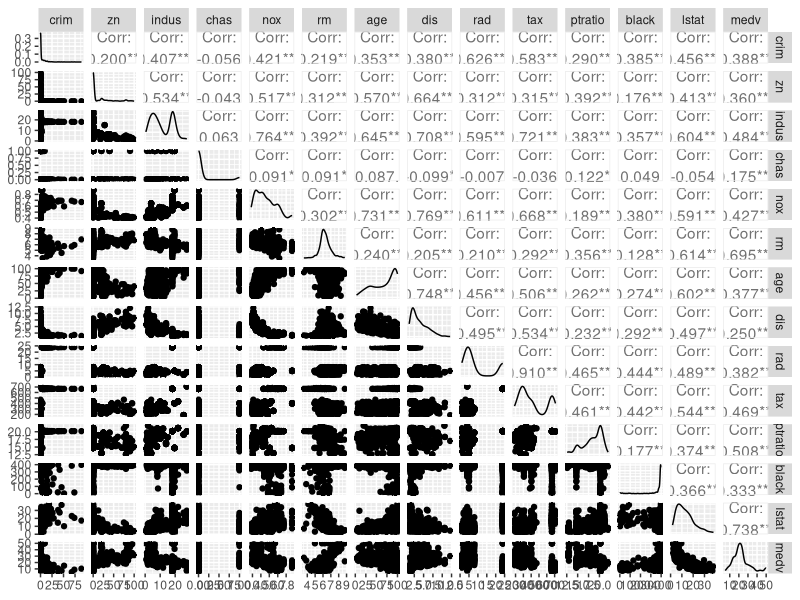
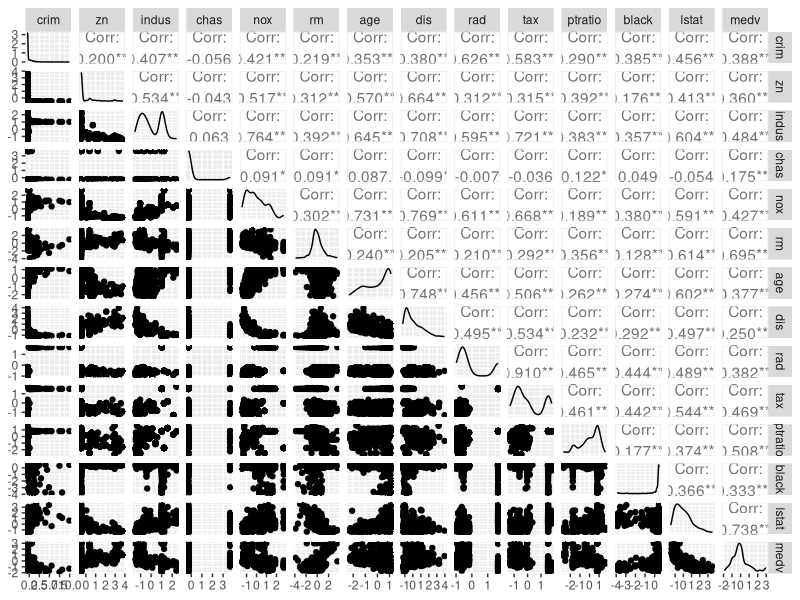
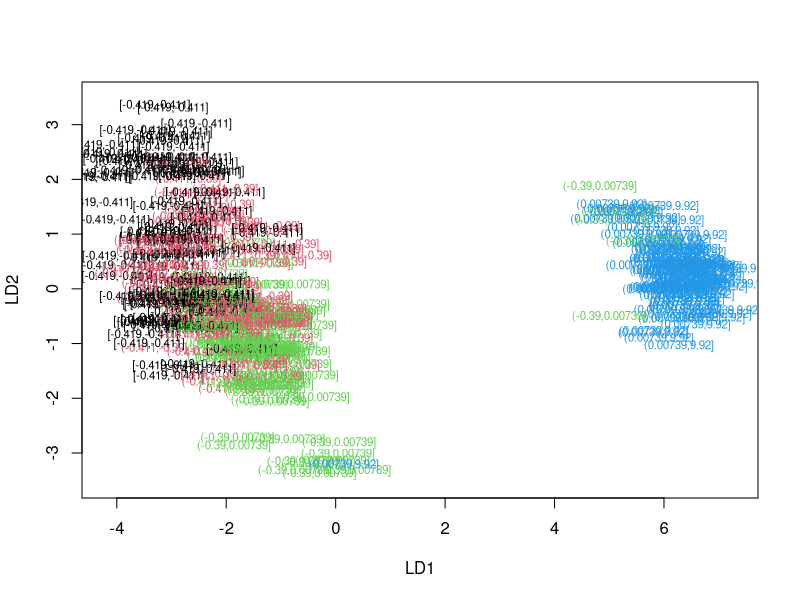
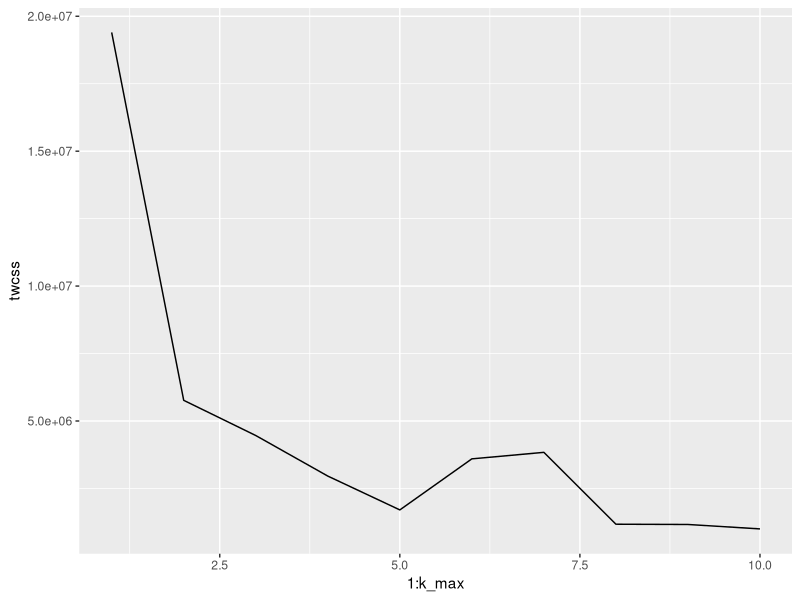
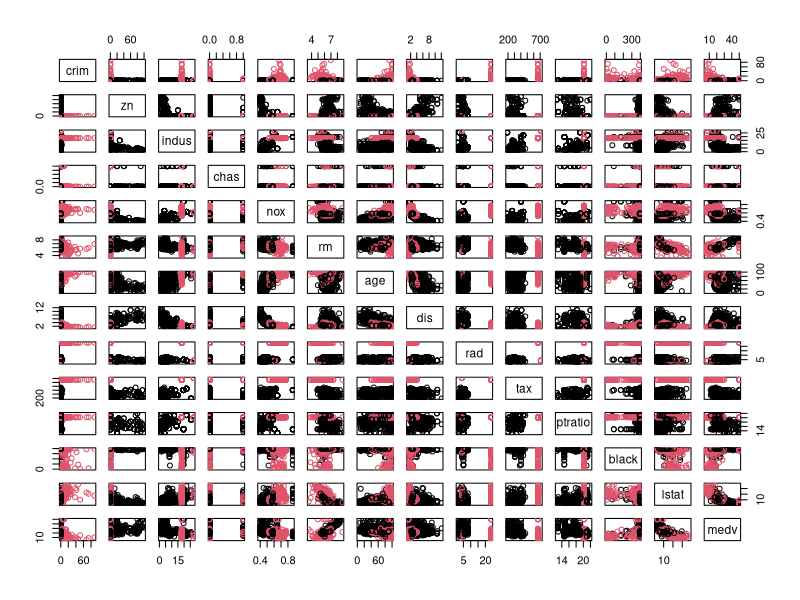

The R script that drew these images, in order:
## ---- chunk 1
library(MASS)
data("Boston")
str(Boston)
## ---- chunk 2
library(ggplot2)
library(GGally)
ggpairs(Boston)
summary(Boston)
## ---- chunk 3
Boston_scaled = as.data.frame(scale(Boston))
ggpairs(Boston_scaled)
summary(Boston_scaled)
## ---- chunk 4
library(dplyr)
crime_quantiles = quantile(Boston_scaled$crim)
crime <- cut(Boston_scaled$crim, breaks = crime_quantiles, include.lowest = TRUE)
Boston_scaled = select(Boston_scaled,-crim)
Boston_scaled = data.frame(Boston_scaled,crime)
## ---- chunk 5
idx = sample(nrow(Boston_scaled), size=0.8*nrow(Boston_scaled))
Boston_train = Boston_scaled[idx,]
Boston_test = Boston_scaled[-idx,]
## ---- chunk 6
lda.fit = lda(crime ~ ., data=Boston_train)
classes = as.numeric(Boston_train$crime)
plot(lda.fit,col=classes,pch=classes,dimen=2)
## ---- chunk 7
Boston_test_crime = Boston_test$crime
Boston_test = select(Boston_test,-crime)
## ---- chunk 8
lda.pred = predict(lda.fit,newdata=Boston_test)
table(correct=Boston_test_crime,predicted=lda.pred$class)
## ---- chunk 9
data("Boston")
Boston_scaled = as.data.frame(scale(Boston))
## ---- chunk 10
distances = dist(Boston_scaled)
## ---- chunk 11
k_max = 10
twcss <- sapply(1:k_max, function(k){kmeans(Boston, k)$tot.withinss})
qplot(x = 1:k_max, y = twcss, geom = 'line')
## ---- chunk 12
km.fit = kmeans(Boston, centers=2)
pairs(Boston,col=km.fit$cluster)
